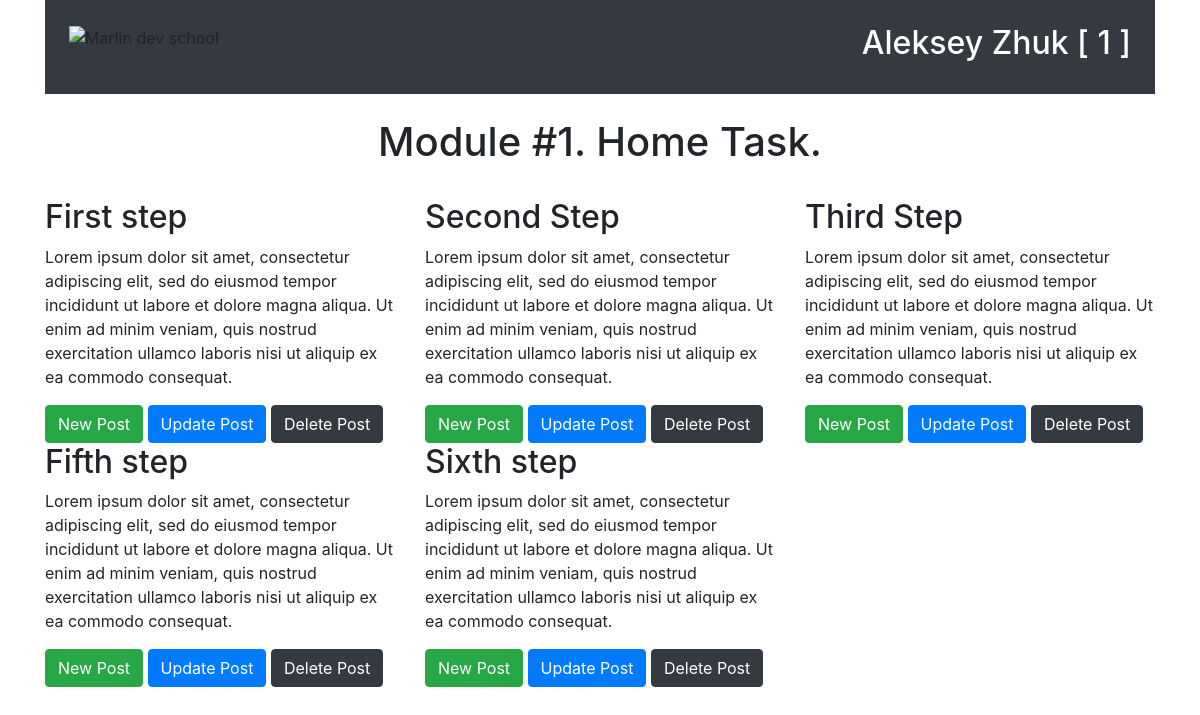
The page / on the database its author committed.
### tables this page shows
CREATE TABLE `posts` (
  `Id` bigint(20) UNSIGNED NOT NULL,
  `name` varchar(255) NOT NULL,
  `description` varchar(255) NOT NULL
);

### index.php (the view, shortened to what this page needs)
<?php
    $pdo = new PDO("mysql:host=learnphp;dbname=testing","root","");
    $statement = $pdo -> query("SELECT * FROM posts");
    $posts = $statement -> fetchall(PDO::FETCH_ASSOC);
?>
<!DOCTYPE html>
<html lang="en">
<head>
    <link rel="stylesheet" href="https://stackpath.bootstrapcdn.com/bootstrap/4.1.3/css/bootstrap.min.css">
</head>
<body>
    <div class="container">
        <div class="bg-dark p-4">
            <div class=row>
                <div class="col-sm">
                    <img src="http://marlindev.ru/img/new/logo.svg" alt="Marlin dev school" title="Marlin dev school">
                </div>
                <div class="col-sm">
                    <font color="white"><h2 class="text-right" color="white">Aleksey Zhuk [ 1 ]</h2></font>
                </div>
            </div>
        </div>
    </div>
    <div class="container">
        <br>
        <h1 class="text-center">Module #1. Home Task.</h1>
        <br>
    </div>
    <div class="container">
        <div class="row">
            <?php foreach($posts as $post):?>
                <div class="col-md-4">
                    <h2><?php echo $post["name"]?></h2>
                    <p><?php echo $post["description"]?></p>
                    <button type="button" class="btn btn-success" onclick="document.location='newpost.php'">New Post</button>
                    <button type="button" class="btn btn-primary">Update Post</button>
                    <button type="button" class="btn btn-dark">Delete Post</button>
                </div>
            <?php endforeach;?>
        </div>
    </div>
</body>
</html>

### rows shown on the page
posts: name "First step", description "Lorem ipsum dolor sit amet, consectetur adipiscing elit, sed do eiusmod tempor incididunt ut labore et dolore magna aliqua. Ut enim ad minim veniam, quis nostrud exercitation ullamco laboris nisi ut aliquip ex ea commodo consequat."
posts: name "Second Step", description "Lorem ipsum dolor sit amet, consectetur adipiscing elit, sed do eiusmod tempor incididunt ut labore et dolore magna aliqua. Ut enim ad minim veniam, quis nostrud exercitation ullamco laboris nisi ut aliquip ex ea commodo consequat."
posts: name "Third Step", description "Lorem ipsum dolor sit amet, consectetur adipiscing elit, sed do eiusmod tempor incididunt ut labore et dolore magna aliqua. Ut enim ad minim veniam, quis nostrud exercitation ullamco laboris nisi ut aliquip ex ea commodo consequat."
posts: name "Fifth step", description "Lorem ipsum dolor sit amet, consectetur adipiscing elit, sed do eiusmod tempor incididunt ut labore et dolore magna aliqua. Ut enim ad minim veniam, quis nostrud exercitation ullamco laboris nisi ut aliquip ex ea commodo consequat."
posts: name "Sixth step", description "Lorem ipsum dolor sit amet, consectetur adipiscing elit, sed do eiusmod tempor incididunt ut labore et dolore magna aliqua. Ut enim ad minim veniam, quis nostrud exercitation ullamco laboris nisi ut aliquip ex ea commodo consequat."
